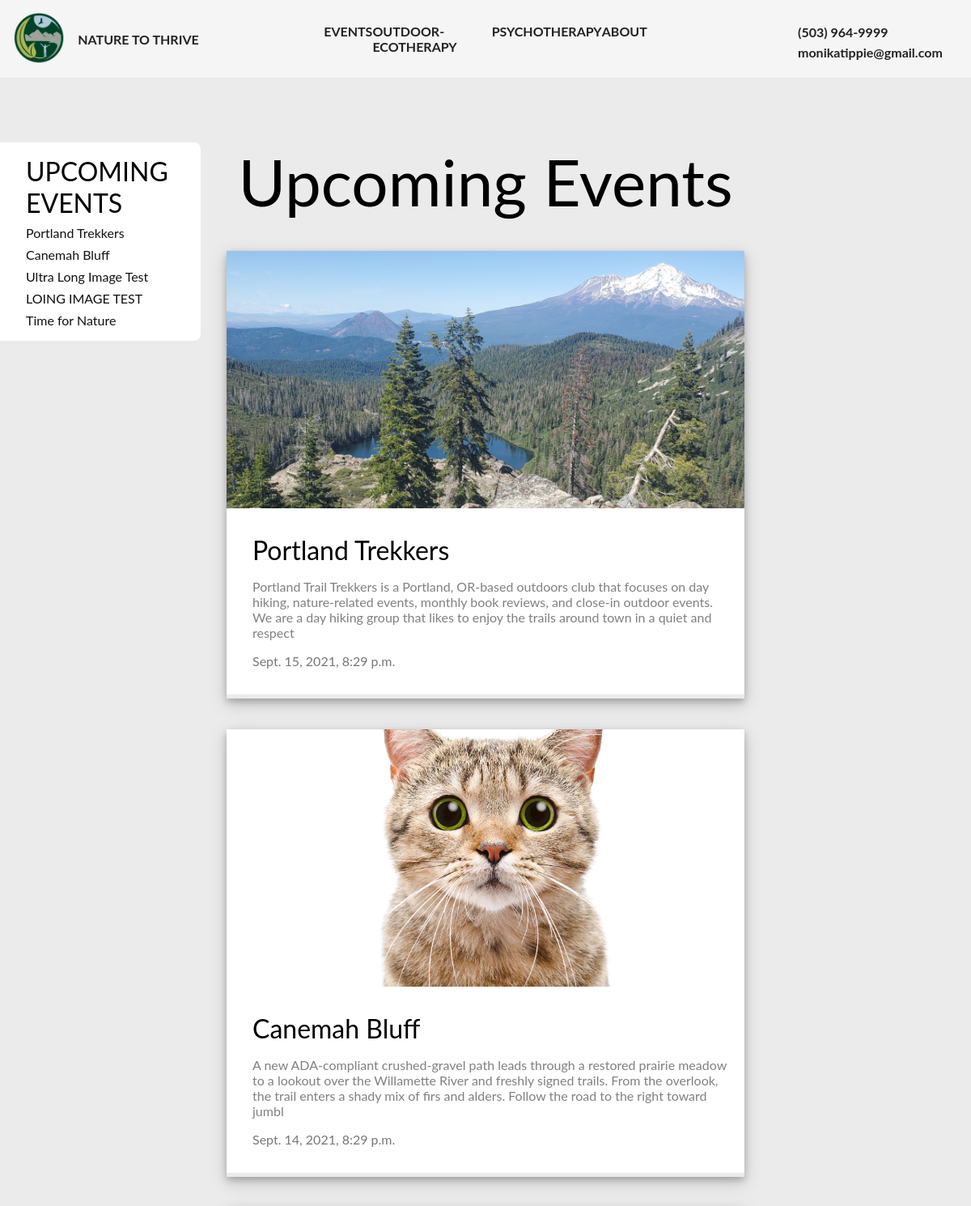
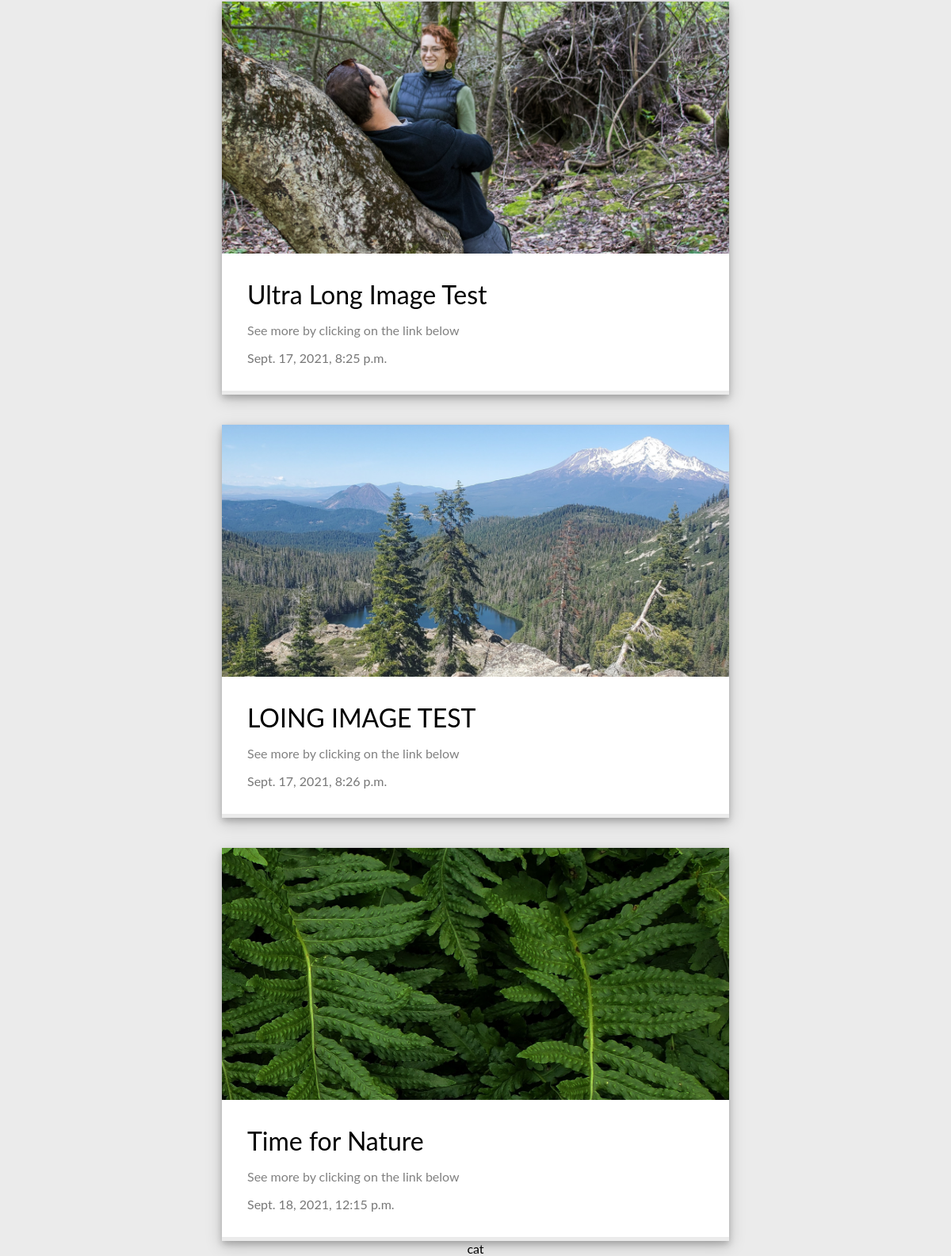
The app's page /events/, older data (2 pictures, top to bottom).
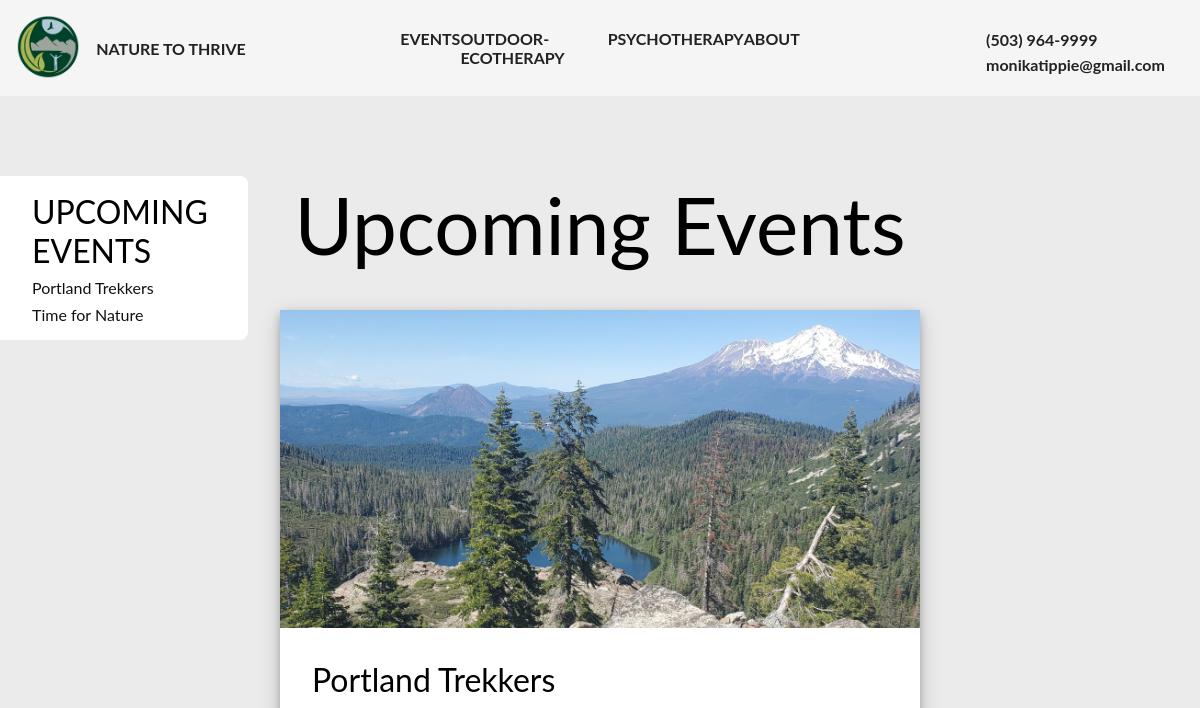
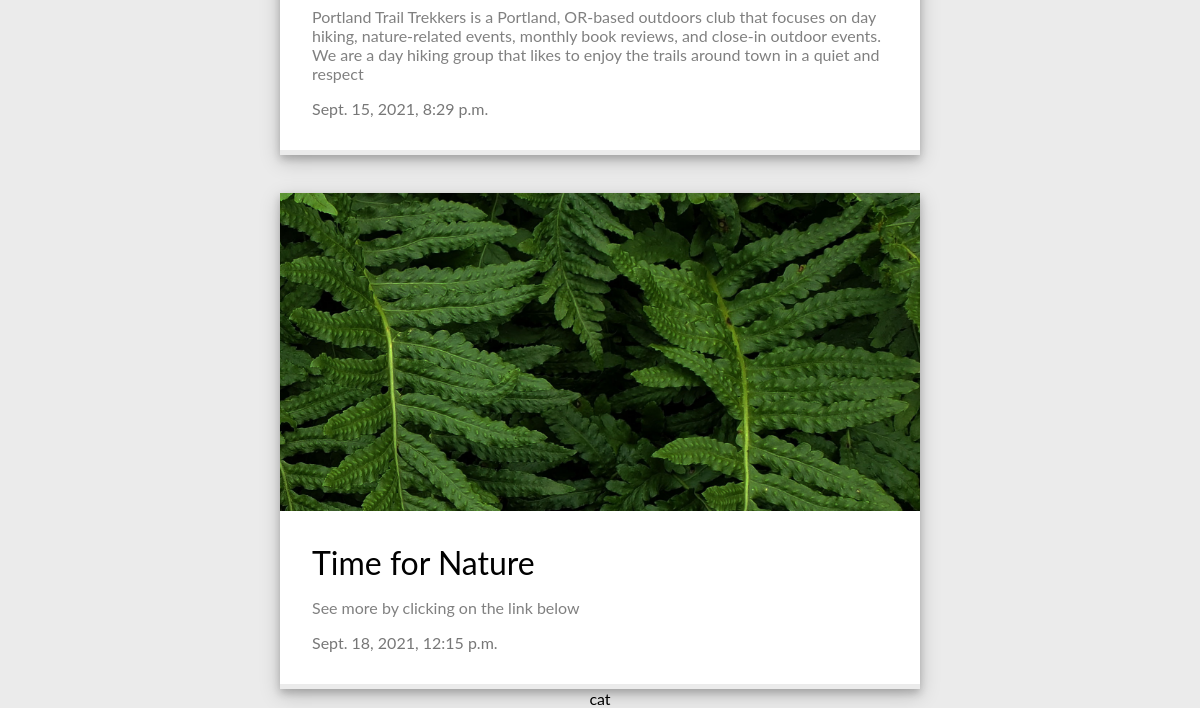
The same page, newer data (2 pictures, top to bottom).
### natureapp/models.py (models this page shows, shortened)
class Post(models.Model):
    title = models.CharField(max_length=255)
    summary = models.CharField(max_length=255, default='See more by clicking on the link below')
    body = models.TextField()
    event_date = models.DateTimeField(default=now, blank=True)
    image = models.ImageField(upload_to='images/', default='images/cat.jpg')
    location = models.CharField(max_length=255, default="1234 Fake Drive, Portland Oregon, 97065")

### natureapp/views.py (the view)
# urls.py: path('events/', EventView.as_view(), name="events"),
class EventView(ListView):
    model = Post
    template_name = 'events.html'

### natureapp/templates/events.html (shortened to what this page needs)
{% extends 'home.html' %}
{% block events %}
    <div id="eventsPage">
        <div id="eventsPageBanner">
            <p id="eventsPageBannerText">Upcoming Events</p>
        </div>
        {% for post in object_list %}
            <br>  <br>
            <div id="postContainer">
                <div id="eventsCard">
                    <a href="{% url 'event_details' post.pk %}">
                    <img id="eventImg" src="{{ post.image.url }}">
                    <div id="innerPost">
                        {% load static %}
                        <div id="conatinerPictureTitle">
                            <p id="postTitle">{{ post.title }} </p>
                            <p id="postD">{{ post.summary }}</p>
                        </div>
                        <div id="dateLocation">
                            <p id="">{{ post.event_date }}</p>
                        </div>
                    </div>
                    </a>
                </div>
            </div>
        {% endfor %}
            <div id="currentEvents">
                <p id="currentEventsHeader">UPCOMING EVENTS</p>
                {% for post in object_list %}
                        <a class="currentEventsTitle" id="section
                            {{forloop.counter0}}" href="#id{{post.id}}"
                            v-smooth-scroll="{offset: -120}">
                            {{ post.title }}
                        </a>
                {% endfor %}
            </div>
            <div id='cat'>cat</div>
    </div>
{% endblock events %}

### natureapp/templates/home.html (shortened to what this page needs)
{% load static %}
<!DOCTYPE html>
<html lang="en">
<head>
    <link rel="stylesheet" href="{% static 'natureapp/main.css' %}">
</head>
<body>
    <div id="app">
        <div id="headerContainer">
            <div id="headerLeft">
                <a href="{% url 'home' %}"><img id="logo" src='../static/natureapp/logoEdit.png'></a>
                <a id="headerName" href="{% url 'home' %}">NATURE TO THRIVE</a>
            </div>
            <div id="headerMiddle">
                <a href="{% url 'events' %}">EVENTS</a>
                <a href="{% url 'about' %}">OUTDOOR-ECOTHERAPY</a>
                <a href="{% url 'about' %}">PSYCHOTHERAPY</a>
                <a href="{% url 'about' %}">ABOUT</a>
            </div>
            <div id="headerRight">
                <div id="headerRightPhone">
                    <p>(503) 964-9999</p>
                    <p>monikatippie@gmail.com</p>
                </div>
            </div>
        </div>
        {% block events %}
        {% endblock %}
    </div>
</body>
</html>

### natureapp/static/natureapp/main.css (style rules this page uses)
* { margin: 0; padding: 0; font-family: 'Lato', sans-serif; box-sizing: border-box; }
#headerContainer { height: 6rem; display: flex; position: relative; z-index: 1; justify-content: space-between; align-items: center; position: fixed; width: 100vw; background-color: whitesmoke; z-index: 2; }
#headerLeft { display: flex; align-items: center; width: 33.3%; text-decoration: none; }
#logo { height: 8vh; margin-left: 1rem; margin-right: 1rem; position: relative; }
#headerName { font-size: 1rem; text-decoration: none; color: white; color: #222222; font-weight: bold; }
#headerMiddle { display: flex; justify-content: space-between; width: 33.3%; text-decoration: none; font-weight: bold; }
#headerMiddle a { text-decoration: none; color: white; color: #222222; }
#headerRight { display: flex; flex-direction: column; width: 33.3%; align-items: flex-end; }
#headerRightPhone { margin-top: .5rem; margin-right: 1.5rem; padding: .5rem; font-weight: bold; color: white; color: #222222; }
#headerRightPhone p { padding: .2rem; }
#eventsPage { width: 100vw; padding-top: 6rem; text-align: center; background-color: rgb(235, 235, 235); }
#eventsPageBanner { position: relative; display: flex; align-items: center; justify-content: center; }
#eventsPageBannerText { color: white; color: black; font-size: 5rem; margin-top: 5rem; }
#eventsCard { display: flex; flex-direction: column; align-items: center; justify-content: center; text-decoration: none; padding: 0; box-shadow: 0 4px 8px 0 rgba(0, 0, 0, 0.2), 0 6px 20px 0 rgba(0, 0, 0, 0.19); text-align: center; }
#eventsCard a { text-decoration: none; }
#postContainer { display: flex; justify-content: center; }
#innerPost { display: flex; flex-direction: column; align-items: center; justify-content: center; padding: 0rem 1rem 0 1rem; color: black; padding-top: 2rem; background-color: white; width: 40rem; position: relative; top: -.3rem; }
#conatinerPictureTitle { padding-left: 1rem; width: 100%; }
#postTitle { font-size: 2rem; text-align: start; margin-bottom: 1rem; }
#eventImg { width: 40rem; height: 20rem; object-fit: cover; border-right: none ; }
#dateLocation { width: 100%; margin-left: 2rem; display: flex; margin-top: 1rem; margin-bottom: 2rem; color: rgb(119, 119, 119); }
#postD { white-space: pre-wrap; text-align: start; color: gray; }
#currentEvents { position: fixed; display: flex; flex-direction: column; top: 8.5rem; width: 25rem; text-align: start; padding-top: 1rem; padding-bottom: 1rem; padding-right: 1rem; background: white; border-radius: 0 .5rem .5rem 0 ; padding-left: 1rem; margin-top: 2.5rem; }
#currentEventsHeader { font-size: 2rem; margin-left: 1rem; }
.currentEventsTitle { margin-top: .5rem; text-decoration: none; color: rgb(17, 17, 17) ; margin-left: 1rem; }
@media (max-width: 1450px) { #currentEvents { max-width: 15.5rem; } }

Row changes from the older to the newer data that the page shows:
removed Post: image (picture), title "Canemah Bluff", summary "A new ADA-compliant crushed-gravel path leads through a restored prairie meadow to a lookout over the Willamette River and freshly signed trails. From the overlook, the trail enters a shady mix of firs and alders. Follow the road to the right toward jumbl", event_date "Sept. 14, 2021, 8:29 p.m."
removed Post: image (picture), title "Ultra Long Image Test", summary "See more by clicking on the link below", event_date "Sept. 17, 2021, 8:25 p.m."
removed Post: image (picture), title "LOING IMAGE TEST", summary "See more by clicking on the link below", event_date "Sept. 17, 2021, 8:26 p.m."
